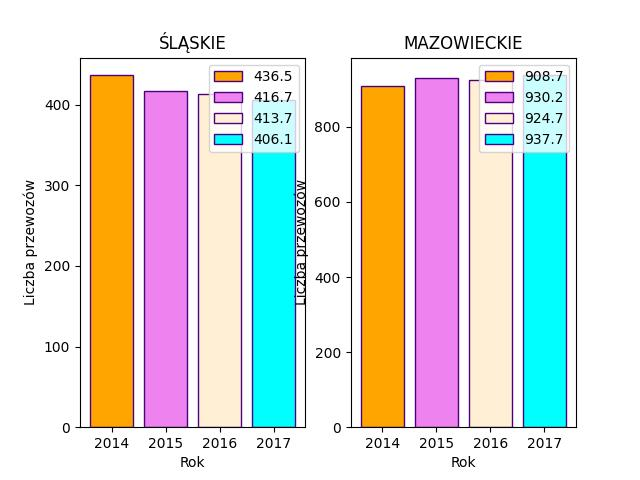

Generate this figure with Python:
import pandas as pd
import matplotlib.pyplot as plt

xls = pd.ExcelFile('przewozy24.xlsx')
data = pd.read_excel(xls)
melted_data = pd.melt(data,id_vars="Nazwa",var_name='Rok', value_name='Wartosc')
slaskie = melted_data[melted_data["Nazwa"] == "ŚLĄSKIE"]
mazowieckie = melted_data[melted_data["Nazwa"] == "MAZOWIECKIE"]

fig,ax = plt.subplots(ncols=2)
labels = [2014,2015,2016,2017]
colors = ["orange","violet","papayawhip","cyan"]
ax[0].bar(labels,slaskie["Wartosc"],color=colors,edgecolor='indigo',label=slaskie["Wartosc"])
ax[1].bar(labels,mazowieckie["Wartosc"],color=colors,edgecolor='indigo',label=mazowieckie["Wartosc"])
ax[0].set_title("ŚLĄSKIE")
ax[1].set_title("MAZOWIECKIE")
ax[0].set_xticks(labels)
ax[1].set_xticks(labels)
ax[0].legend()
ax[1].legend()
ax[0].set_xlabel("Rok")
ax[0].set_ylabel("Liczba przewozów")
ax[1].set_xlabel("Rok")
ax[1].set_ylabel("Liczba przewozów")
plt.savefig("Task7.jpg")
plt.show()


